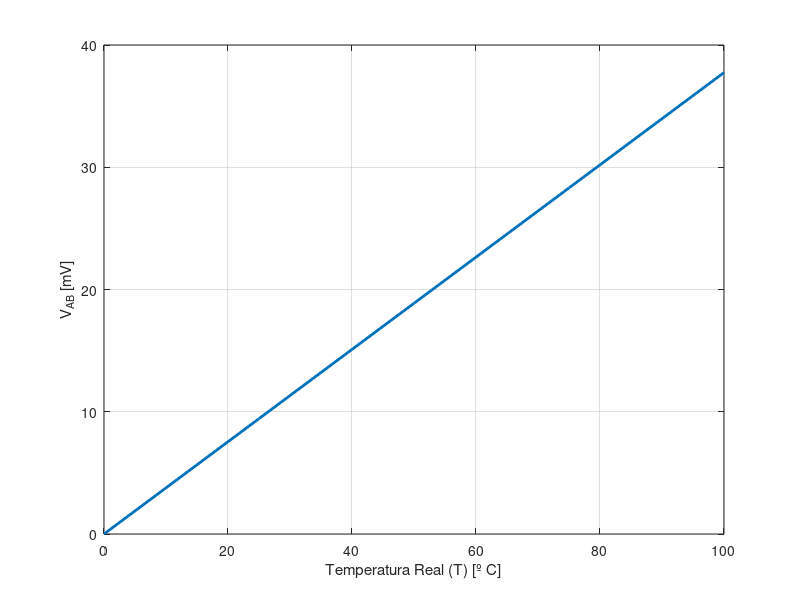
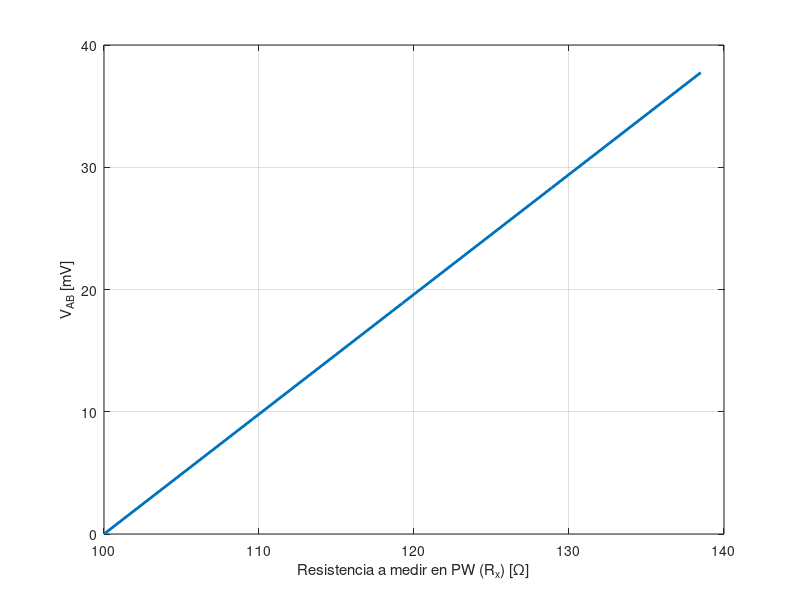
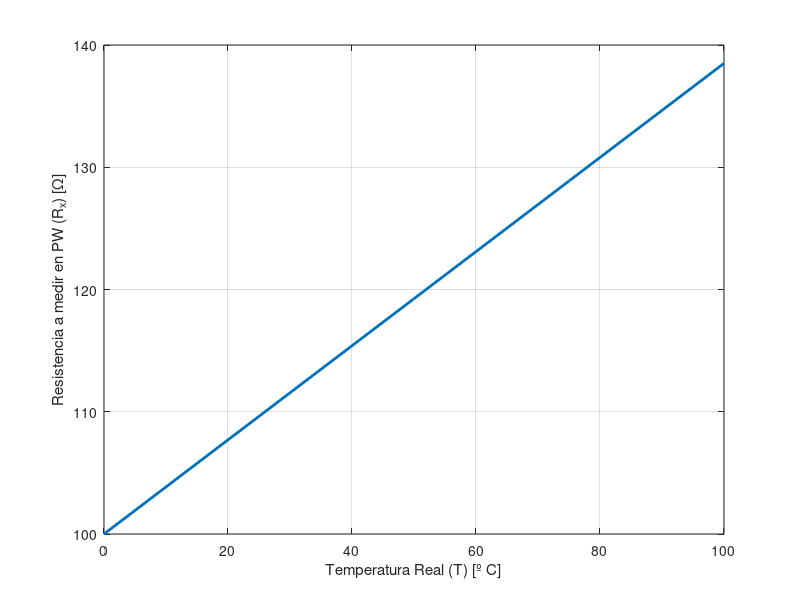

Recreate these plots in MATLAB, in order.
clc
clear 
close all

% Propiedades del Pt100

R0=100;          % Resistencia nominal
alpha=0.00385;   % Coeficiente térmico
T0=0;            % Temperatura nominal
T=[0 25 50 75 100]; % Temperaturas reales

% Expresión lineal del Pt100

Rx=R0*(1+alpha*(T-T0));

% Expresión lineal del puente de Wheatstone

V=5;        % Fuente de voltaje
R=100;      % Resistencia de compensación
R1=5000;    % Resistencia superior del puente

Vab=V*( (Rx-R)./(R1+R) );

% Grafica VAB y T
figure
plot(T,1000*Vab,'LineWidth',2)
ylabel('V_{AB} [mV]')
xlabel('Temperatura Real (T) [º C]')
grid on

% Grafica VAB y Rx
figure
plot(Rx,1000*Vab,'LineWidth',2)
ylabel('V_{AB} [mV]')
xlabel('Resistencia a medir en PW (R_x) [\Omega]')
grid on

% Grafica Rx y T
figure
plot(T,Rx,'LineWidth',2)
ylabel('Resistencia a medir en PW (R_x) [\Omega]')
xlabel('Temperatura Real (T) [º C]')
grid on
